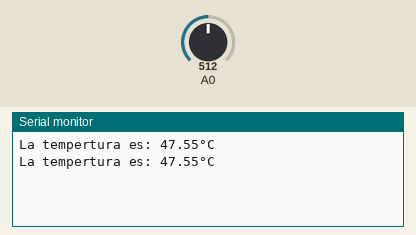
A sketch run on a simulated Arduino Uno, built with avr-gcc and run on an emulated ATmega328P. On the bench: the last lines printed to the serial monitor. Inputs (shaded band) come from the test bench; at power-on: A0 = 512.

Above: at 1.8 s.
1.9 s: A0 set to 716
At 2.8 s:
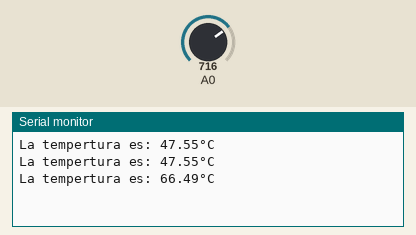
3.4 s: A0 set to 900
At 4.5 s:
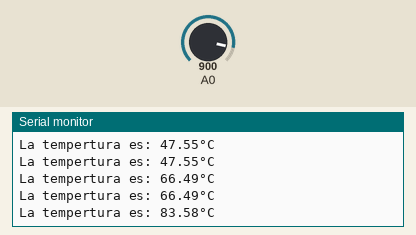
Timing chart, 0 to 6.4 s (numbered marks = the images above; inputs shaded):
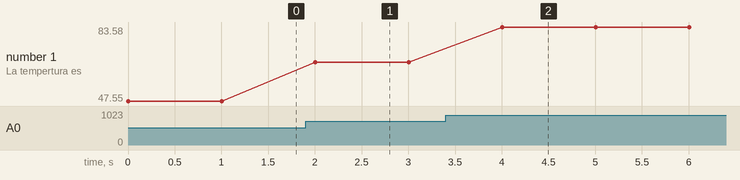

The sketch:

LM35.ino
```cpp
float V=0.0;
float T=0.0;
void setup() {
  // put your setup code here, to run once:
   pinMode(A0, INPUT);
   Serial.begin(9600);
}

void loop() {
  // put your main code here, to run repeatedly:
  V= analogRead(A0);
  T= ((V*95)/1023);
  Serial.print("La tempertura es: ");
  Serial.print(T);
  Serial.println("°C");
  delay(1000);
}
```

Measured:
- after the input at 1.9 s, the serial monitor: prints a new line after 0.10 s (image 1)
- after the input at 3.4 s, the serial monitor: prints a new line after 0.60 s (image 2)
- plotted number 1: 47.55 → 66.49 after the input at 1.9 s, 66.49 → 83.58 after the input at 3.4 s
